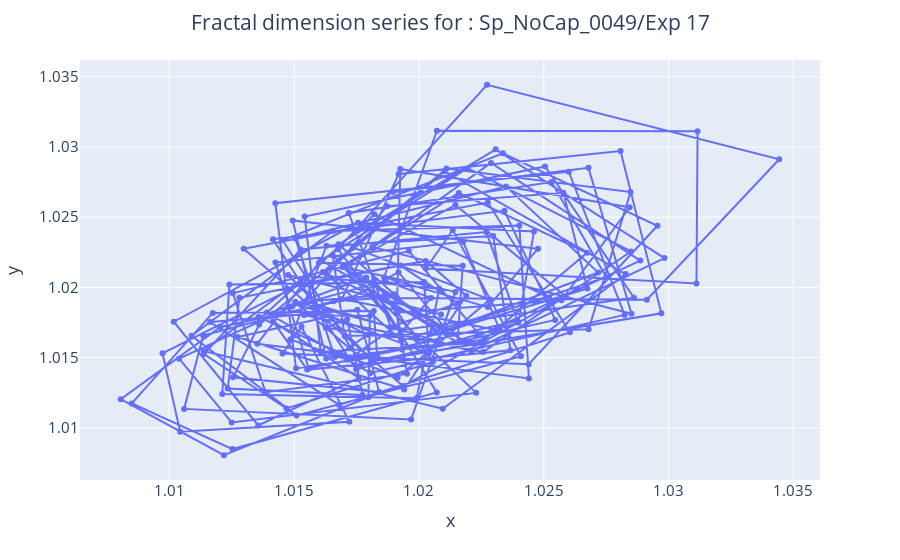

Notebook code for this chart:
### Markdown cell above
Comparación entre dos células con FDmean cercano, en este caso 1.019203 y 1.019177 que corresponden a **Sp_NoCap_0049/Exp 17 y Sp_Cap_0079/Exp7** respectivamente.

### Code cell
mindice=90
fig = px.line(x=dfCelsDimFrac.dimFracDistro.iloc[mindice][:-1],y=dfCelsDimFrac.dimFracDistro.iloc[mindice][1:], markers=True)
fig.update_layout(title_text='Fractal dimension series for : '+dfCelsDimFrac.cel.iloc[mindice], 
                  title_x=0.5,font=dict(size=15))
fig.show()

### Figure 1 — Plotly figure (JSON) as saved in the notebook; plotly's stock layout.template omitted (floating-point values rounded to 4 significant figures; data arrays with more than 128 entries replaced by an {"elided": "..."} marker saying what was removed)
{"data": [{"hovertemplate": "x=%{x}<br>y=%{y}<extra></extra>", "legendgroup": "", "line": {"color": "#636efa", "dash": "solid"}, "marker": {"symbol": "circle"}, "mode": "lines+markers", "name": "", "orientation": "v", "showlegend": false, "type": "scatter", "x": {"elided": "212 float values"}, "xaxis": "x", "y": {"elided": "212 float values"}, "yaxis": "y"}], "layout": {"font": {"size": 15}, "legend": {"tracegroupgap": 0}, "margin": {"t": 60}, "title": {"text": "Fractal dimension series for : Sp_NoCap_0049/Exp 17", "x": 0.5}, "xaxis": {"anchor": "y", "domain": [0, 1], "title": {"text": "x"}}, "yaxis": {"anchor": "x", "domain": [0, 1], "title": {"text": "y"}}}}
